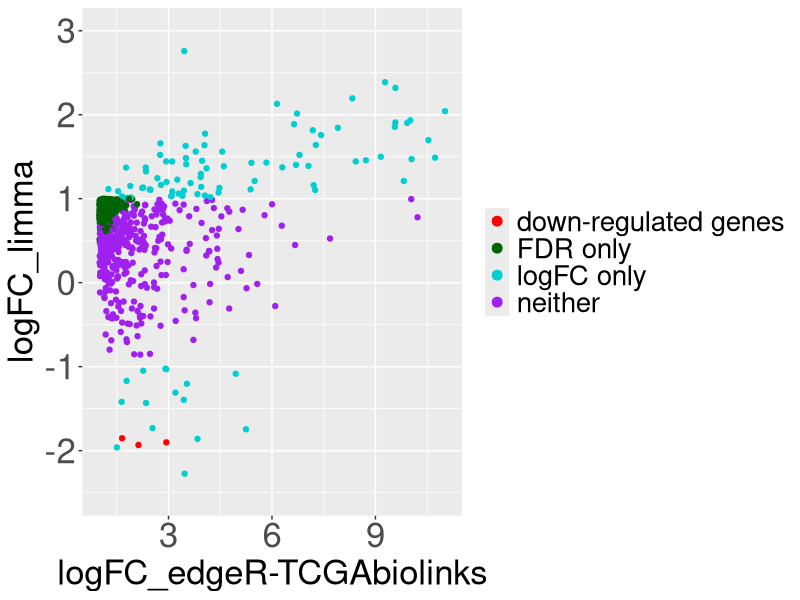
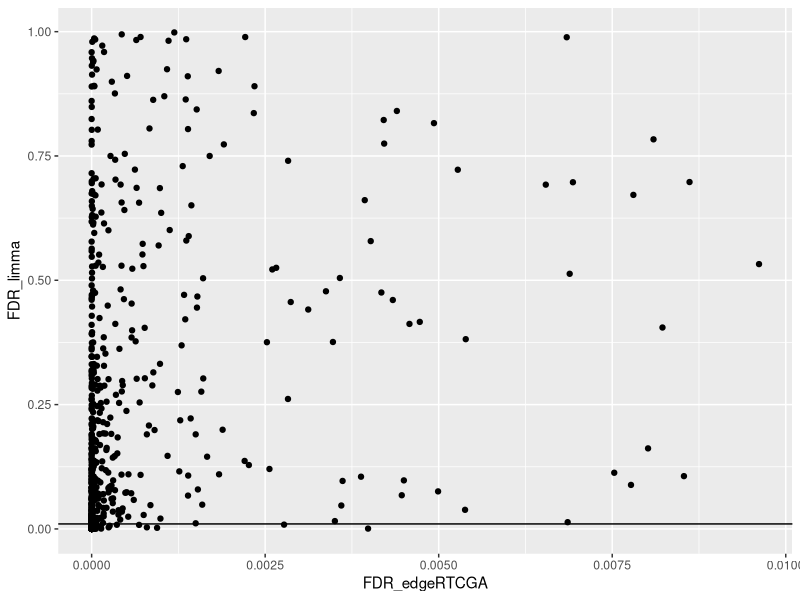
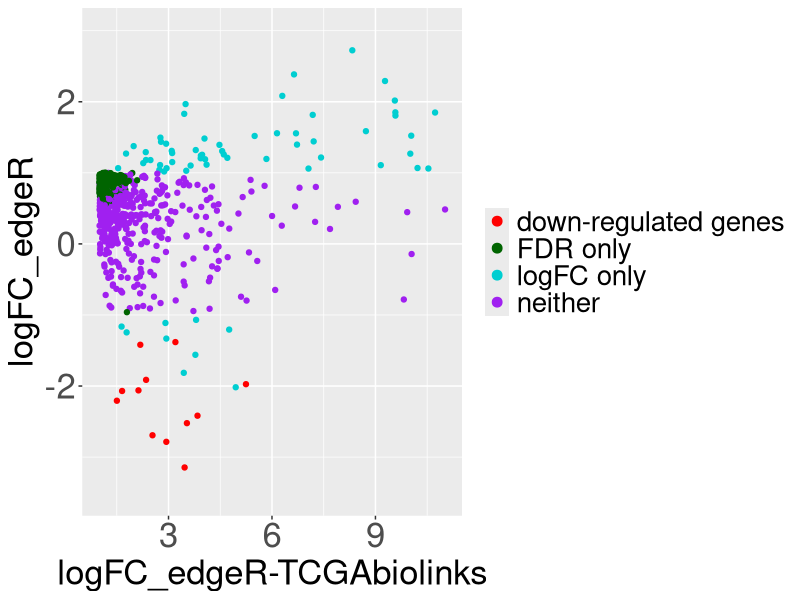
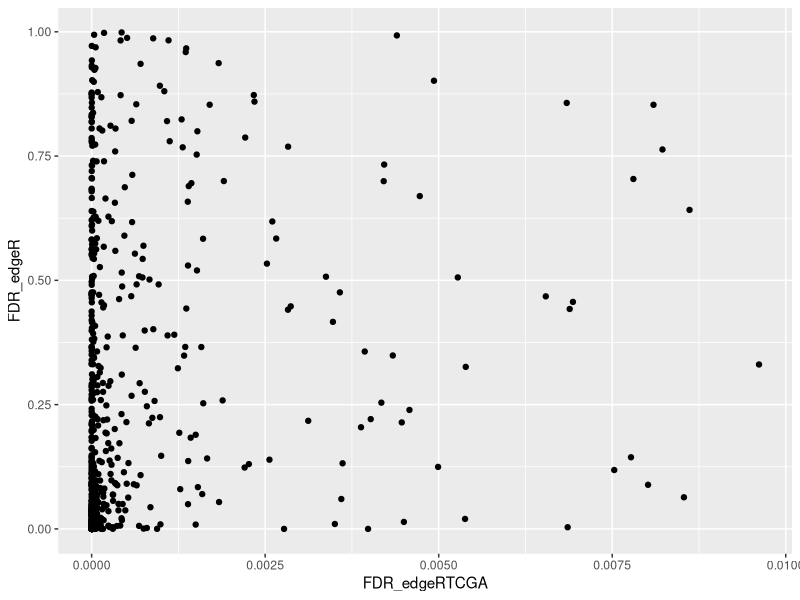
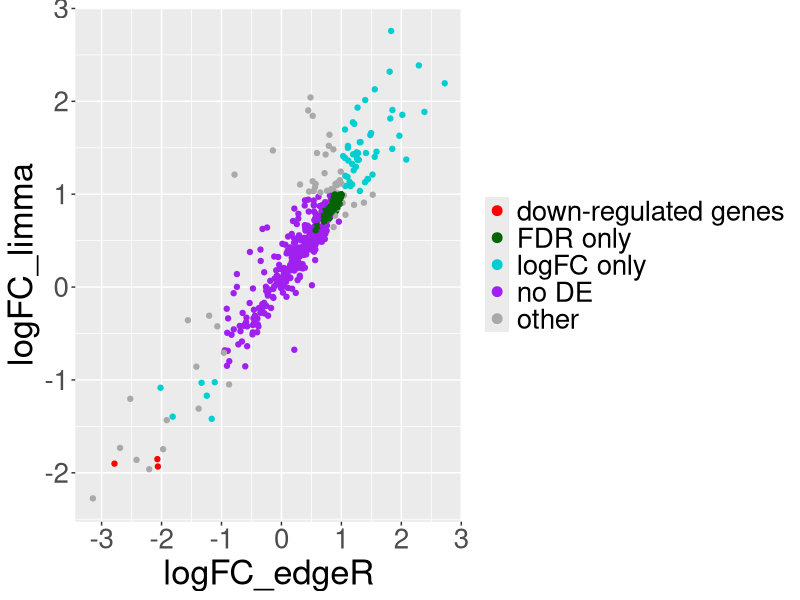
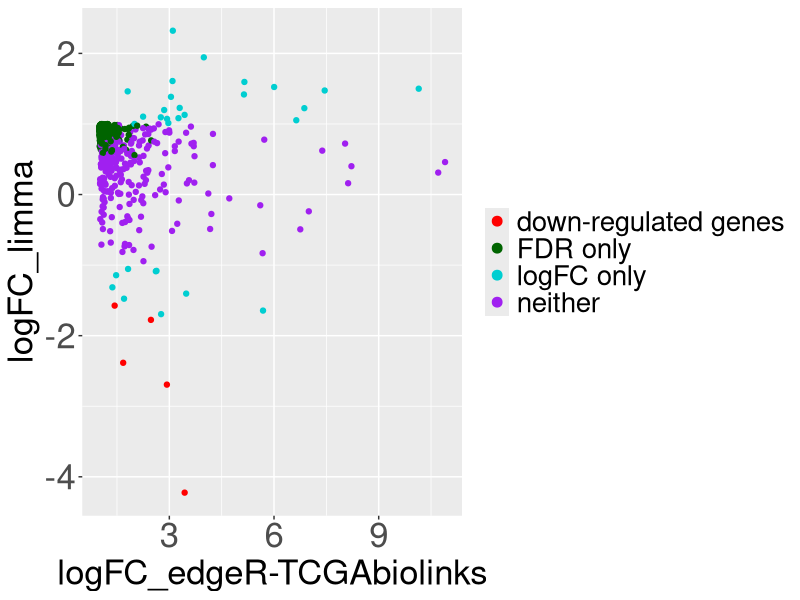
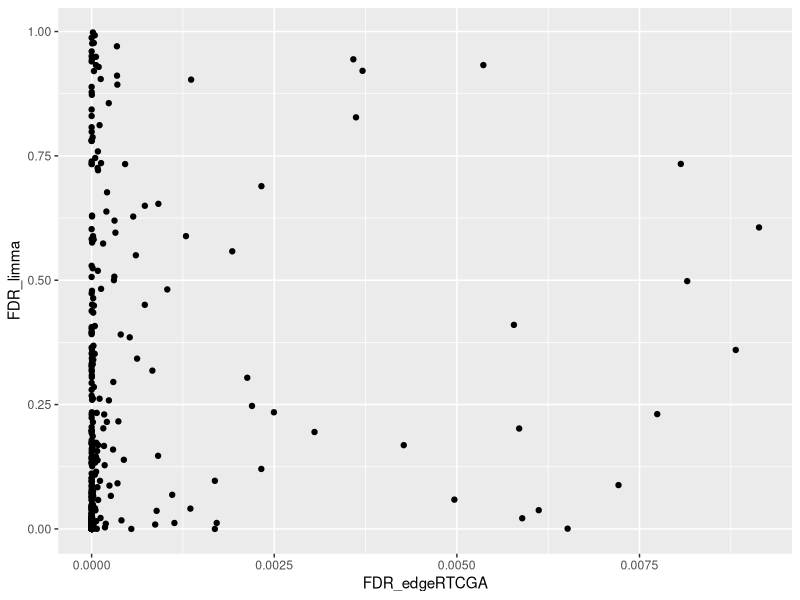
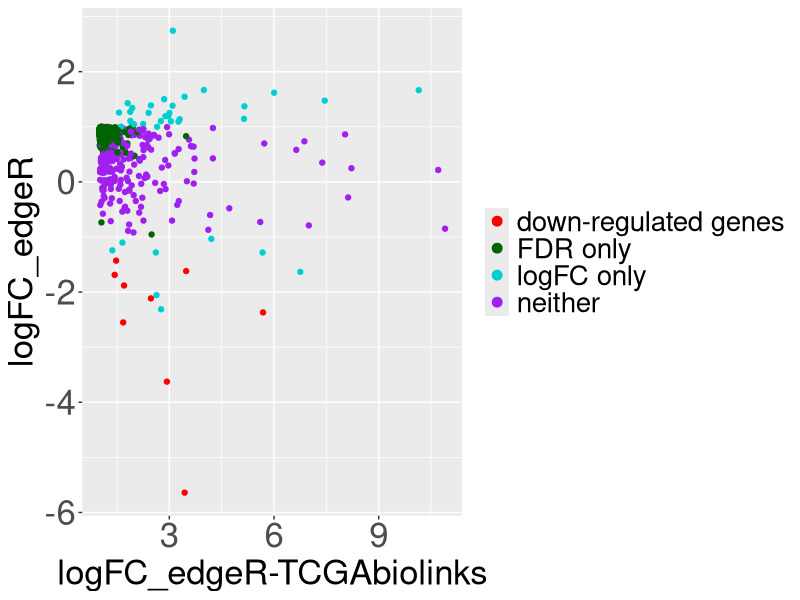

Generate these figures, in order, with R:
#this script needs to be run after performing the DEA with the three pipelines
##the user also will need to work with the same structure of directories used in this repository to be able to run the scripts as they are
#setwd("~/2-DEA_TCGA")
#to run after the script comparison_FC_FDR.R
library(ggplot2)

#-----------------------------------------------------------------------
# function to create a dataframe that it will be used to generate scatterplot
# (compare edgeR_TCGA with edgeR or limma)

# method_toCompare: limma or edgeR
# dataframe: dataframe with genes detected by only edgeR_TCGAbiolinks in the rows
#            and logFC and FDR for each method in the columns
#-----------------------------------------------------------------------

dataframe_compare_edgeRTCGA <- function(method_toCompare,dataframe){
  if(method_toCompare=="limma"){
    FDR<- "FDR_limma"
    logFC <- "logFC_limma"
  }
  else{
    FDR <- "FDR_edgeR"
    logFC <- "logFC_edgeR"
  }
  dataframe$legend[dataframe[,FDR] >0.01 & dataframe[,logFC]<1 & dataframe[,logFC]>-1] <- "neither"
  dataframe$legend[dataframe[,FDR] >0.01 & dataframe[,logFC]>1]<- "logFC only"
  dataframe$legend[dataframe[,FDR] >0.01 & dataframe[,logFC]< -1]<- "logFC only"
  dataframe$legend[dataframe[,FDR] <0.01 & dataframe[,logFC]<1 & dataframe[,logFC]>-1]<- "FDR only"
  dataframe$legend[dataframe[,FDR] <0.01 & dataframe[,logFC]< -1]<- "down-regulated genes"
  
  return(dataframe)
}

#-----------------------------------------------------------------
# function to create dataframe used in the scatterplot to compare
# logFC and FDR between edgeR and limma
#-----------------------------------------------------------------

dataframe_compare_edgeR_limma <-function(dataframe){
  
  dataframe$legend[dataframe$FDR_edgeR >0.01 & dataframe$FDR_limma >0.01 & dataframe$logFC_edgeR<1 & dataframe$logFC_edgeR>-1 & dataframe$logFC_limma<1 & dataframe$logFC_limma>-1] <- "no DE"
  dataframe$legend[dataframe$FDR_edgeR >0.01 & dataframe$FDR_limma >0.01 & dataframe$logFC_edgeR>1 & dataframe$logFC_limma>1]<- "logFC only"
  dataframe$legend[dataframe$FDR_edgeR >0.01 & dataframe$FDR_limma >0.01 & dataframe$logFC_edgeR< -1 & dataframe$logFC_limma< -1]<- "logFC only"
  dataframe$legend[dataframe$FDR_edgeR <0.01 & dataframe$FDR_limma <0.01 & dataframe$logFC_edgeR<1 & dataframe$logFC_edgeR>-1 & dataframe$logFC_limma<1 & dataframe$logFC_limma>-1]<- "FDR only"
  dataframe$legend[dataframe$FDR_edgeR <0.01 & dataframe$FDR_limma<0.01 & dataframe$logFC_edgeR< -1 & dataframe$logFC_limma< -1]<- "down-regulated genes"
  dataframe$legend[is.na(dataframe$legend=="TRUE")] <- "other"
  return(dataframe)
}

#----------------------------------------------------------------------------------
# limma LUAD paired
#----------------------------------------------------------------------------------
up_LUAD <- read.csv("comparison_FC_FDR_up_paired_LUAD.csv",row.names = 1)
up_LUAD <- dataframe_compare_edgeRTCGA("limma",up_LUAD)
#scatterplot to compare logFC
#verify that you have created the folder scatterplots
pdf("./scatterplots/scatterplot_up_paired_LUAD_limma.pdf", width=10, height=7)
ggplot(up_LUAD, aes(x=logFC_edgeRTCGA,y=logFC_limma,colour=legend))+geom_point()+scale_colour_manual(values=c("red","dark green","dark turquoise","purple"))+
  xlab("logFC_edgeR-TCGAbiolinks")+ylab("logFC_limma")+
  theme(legend.title=element_blank(),axis.title=element_text(size=25),axis.text=element_text(size=25),
        legend.text=element_text(size=20))+ 
        guides(colour = guide_legend(override.aes = list(size=3)))+ylim(-2.5,3)
dev.off()
#scatterplot to compare FDR
png("./scatterplots/scatterplot_up_paired_LUAD_limma_FDR.png", width=700, height=500)
ggplot(up_LUAD,aes(x=FDR_edgeRTCGA,y=FDR_limma))+geom_point()+geom_hline(yintercept = 0.01)
dev.off()


#----------------------------------------------------------------------------------
# edgeR LUAD paired
#----------------------------------------------------------------------------------
up_LUAD <- read.csv("comparison_FC_FDR_up_paired_LUAD.csv",row.names = 1)
up_LUAD <- dataframe_compare_edgeRTCGA("edgeR",up_LUAD)
#scatterplot
pdf("./scatterplots/scatterplot_up_paired_LUAD_edgeR.pdf", width=10, height=7)
ggplot(up_LUAD, aes(x=logFC_edgeRTCGA,y=logFC_edgeR,colour=legend))+geom_point()+scale_colour_manual(values=c("red","dark green","dark turquoise","purple"))+
  xlab("logFC_edgeR-TCGAbiolinks")+ylab("logFC_edgeR")+
  theme(legend.title=element_blank(),axis.title=element_text(size=25),
        axis.text=element_text(size=25),legend.text=element_text(size=20))+ 
        guides(colour = guide_legend(override.aes = list(size=3)))+ylim(-3.5,3)
dev.off()
#scatterplot to compare FDR
png("./scatterplots/scatterplot_up_paired_LUAD_edgeR_FDR.png", width=700, height=500)
ggplot(up_LUAD,aes(x=FDR_edgeRTCGA,y=FDR_edgeR))+geom_point()
dev.off()

#-----------------------------------------------------------------------------------
# compare edgeR and limma LUAD paired
#-----------------------------------------------------------------------------------
up_LUAD <- read.csv("comparison_FC_FDR_up_paired_LUAD.csv",row.names = 1)
up_LUAD <- dataframe_compare_edgeR_limma(up_LUAD)
pdf("./scatterplots/scatterplot_up_paired_LUAD_edgeR-limma.pdf", width=10, height=7)
ggplot(up_LUAD, aes(x=logFC_edgeR,y=logFC_limma, colour=legend))+geom_point()+scale_colour_manual(values=c("red","dark green","dark turquoise","purple","dark grey"))+
  xlab("logFC_edgeR")+ylab("logFC_limma")+theme(legend.title=element_blank(),axis.title=element_text(size=25),axis.text=element_text(size=20),legend.text=element_text(size=20))+ guides(colour = guide_legend(override.aes = list(size=3)))
dev.off()

#------------------------------------------------------------------------------------
# limma LUSC paired
#-----------------------------------------------------------------------------------
up_LUSC <- read.csv("comparison_FC_FDR_up_paired_LUSC.csv",row.names = 1)
up_LUSC <- dataframe_compare_edgeRTCGA("limma",up_LUSC)
#scatterplot
png("./scatterplots/scatterplot_up_paired_LUSC_limma.png", width=700, height=500)
ggplot(up_LUSC, aes(x=logFC_edgeRTCGA,y=logFC_limma,colour=legend))+geom_point()+scale_colour_manual(values=c("red","dark green","dark turquoise","purple"))+
  xlab("logFC_edgeR-TCGAbiolinks")+ylab("logFC_limma")+theme(legend.title=element_blank(),axis.title=element_text(size=25),axis.text=element_text(size=25),legend.text=element_text(size=20))+ guides(colour = guide_legend(override.aes = list(size=3)))
dev.off()

#scatterplot to compare FDR
png("./scatterplots/scatterplot_up_paired_LUSC_limma_FDR.png", width=700, height=500)
ggplot(up_LUSC,aes(x=FDR_edgeRTCGA,y=FDR_limma))+geom_point()
dev.off()

#------------------------------------------------------------------------------------
# edgeR LUSC paired
#-----------------------------------------------------------------------------------
up_LUSC <- read.csv("comparison_FC_FDR_up_paired_LUSC.csv",row.names = 1)
up_LUSC <- dataframe_compare_edgeRTCGA("edgeR",up_LUSC)
#scatterplot
png("./scatterplots/scatterplot_up_paired_LUSC_edgeR.png", width=700, height=500)
ggplot(up_LUSC, aes(x=logFC_edgeRTCGA,y=logFC_edgeR,colour=legend))+geom_point()+scale_colour_manual(values=c("red","dark green","dark turquoise","purple"))+
  xlab("logFC_edgeR-TCGAbiolinks")+ylab("logFC_edgeR")+theme(legend.title=element_blank(),axis.title=element_text(size=25),axis.text=element_text(size=25),legend.text=element_text(size=20))+ guides(colour = guide_legend(override.aes = list(size=3)))
dev.off()

#scatterplot to compare FDR
png("./scatterplots/scatterplot_up_paired_LUSC_edgeR_FDR.png", width=700, height=500)
ggplot(up_LUSC,aes(x=FDR_edgeRTCGA,y=FDR_edgeR))+geom_point()
dev.off()

#-----------------------------------------------------------------------------------
# compare edgeR and limma LUSC paired
#-----------------------------------------------------------------------------------
up_LUSC <- read.csv("comparison_FC_FDR_up_paired_LUSC.csv",row.names = 1)
up_LUSC <- dataframe_compare_edgeR_limma(up_LUSC)
png("./scatterplots/scatterplot_up_paired_LUSC_edgeR-limma.png", width=700, height=500)
ggplot(up_LUSC, aes(x=logFC_edgeR,y=logFC_limma, colour=legend))+geom_point()+scale_colour_manual(values=c("red","dark green","dark turquoise","purple","dark grey"))+
  xlab("logFC_edgeR")+ylab("logFC_limma")+theme(legend.title=element_blank(),axis.title=element_text(size=25),axis.text=element_text(size=20),legend.text=element_text(size=20))+ guides(colour = guide_legend(override.aes = list(size=3)))
dev.off()

